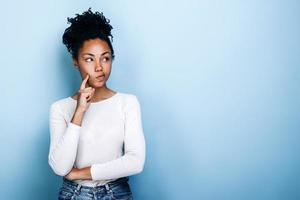
#> input picture testImg1.JPG, 300 x 200 px, found by its file name
$ python Resize.py
#> lines starting #> are read from the running program, lines starting #| are printed output that depends on the picture
import cv2
import numpy as np

def resize_image(image_path, output_path, width, height) :
    try:
        # load image
        img = cv2.imread(image_path)

        #resize
        resized_img = cv2.resize(img, (width, height))

        # save resized image
        cv2.imwrite(output_path, resized_img)

        print("image resized successfully!")

    except Exception as e:
        print(f"an error occured: {e}")

def crop_image(image_path, output_path) :
    try :
        img = cv2.imread(image_path)
#> img is the input picture: shape (200, 300, 3); mean B, G, R 218.2, 199.7, 172

        #print image shape
        print(img.shape)
#| (200, 300, 3)
        cv2.imshow("original", img)

        #crop
        cropped_image = img[80:280, 150:330]
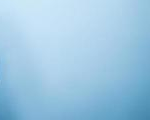
#> cropped_image: shape (120, 150, 3); mean B, G, R 225.8, 199.4, 157.8

        #display cropped image
        cv2.imshow("cropped", cropped_image)

        #save cropped image
        cv2.imwrite("cropped_img.jpg", cropped_image)

        print("Image cropped successfully")
    except Exception as e :
        print(f"An error occured: {e}")

if __name__ == "__main__":
    input_image_path = "/Users/kendallboesch/Desktop/CS5351-SeniorDesign/TestCQ/testImg1.JPG"  # Change this to your image path
    output_image_path = "/Users/kendallboesch/Desktop/CS5351-SeniorDesign/TestCQ/output_resized_image.jpg"  # Change this to your desired output path
    target_width = 400  # Change this to your desired width
    target_height = 400  # Change this to your desired height

    #resize_image(input_image_path, output_image_path, target_width, target_height)

    cropped_image_out = "/Users/kendallboesch/Desktop/CS5351-SeniorDesign/TestCQ/cropped_image.jpg"
    crop_image(input_image_path, cropped_image_out)
